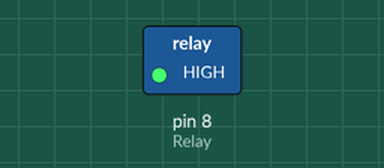
The sketch below on a simulated Arduino Uno, built with avr-gcc and run on an emulated ATmega328P. Shown: switched loads named in the sketch (green lamp = pin HIGH).

Above: at 1.0 s.
At 3.0 s:
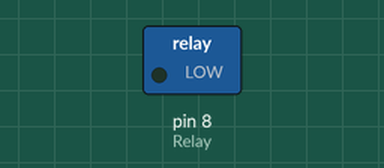
Timing chart, 0 to 5.2 s (numbered marks = the images above):
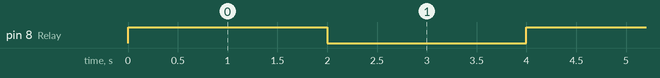

Measured:
- by itself, pin 8 (Relay): alternates HIGH for 2.0 s and LOW for 2.0 s

The sketch:

SFKneo-28_RelayModule.ino
```cpp
int Relay = 8;

void setup(){
  pinMode(Relay, OUTPUT);
}

void loop(){
  digitalWrite(Relay, HIGH);  // turn on relay
  delay(2000);
  digitalWrite(Relay, LOW);   // turn off relay
  delay(2000);
}
```
